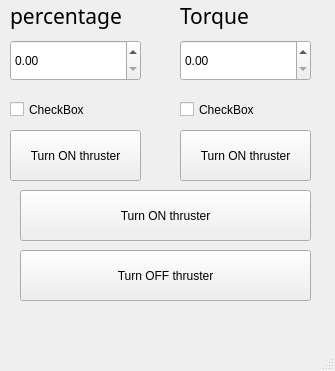
<?xml version="1.0" encoding="UTF-8"?>
<ui version="4.0">
 <class>MainWindow</class>
 <widget class="QMainWindow" name="MainWindow">
  <property name="geometry">
   <rect>
    <x>0</x>
    <y>0</y>
    <width>335</width>
    <height>371</height>
   </rect>
  </property>
  <property name="windowTitle">
   <string>MainWindow</string>
  </property>
  <widget class="QWidget" name="centralwidget">
   <widget class="QDoubleSpinBox" name="thruster_percentage_spinbox">
    <property name="geometry">
     <rect>
      <x>10</x>
      <y>40</y>
      <width>131</width>
      <height>41</height>
     </rect>
    </property>
   </widget>
   <widget class="QDoubleSpinBox" name="thruster_torque_spinbox">
    <property name="geometry">
     <rect>
      <x>180</x>
      <y>40</y>
      <width>131</width>
      <height>41</height>
     </rect>
    </property>
   </widget>
   <widget class="QLabel" name="label">
    <property name="geometry">
     <rect>
      <x>10</x>
      <y>0</y>
      <width>131</width>
      <height>31</height>
     </rect>
    </property>
    <property name="font">
     <font>
      <family>Agency FB</family>
      <pointsize>16</pointsize>
     </font>
    </property>
    <property name="text">
     <string>percentage</string>
    </property>
   </widget>
   <widget class="QLabel" name="label_2">
    <property name="geometry">
     <rect>
      <x>180</x>
      <y>0</y>
      <width>131</width>
      <height>31</height>
     </rect>
    </property>
    <property name="font">
     <font>
      <family>Agency FB</family>
      <pointsize>16</pointsize>
     </font>
    </property>
    <property name="text">
     <string>Torque</string>
    </property>
   </widget>
   <widget class="QCheckBox" name="percentage_checkBox">
    <property name="geometry">
     <rect>
      <x>10</x>
      <y>100</y>
      <width>96</width>
      <height>19</height>
     </rect>
    </property>
    <property name="text">
     <string>CheckBox</string>
    </property>
   </widget>
   <widget class="QCheckBox" name="torque_checkBox">
    <property name="geometry">
     <rect>
      <x>180</x>
      <y>100</y>
      <width>96</width>
      <height>19</height>
     </rect>
    </property>
    <property name="text">
     <string>CheckBox</string>
    </property>
   </widget>
   <widget class="QPushButton" name="button_on">
    <property name="geometry">
     <rect>
      <x>20</x>
      <y>190</y>
      <width>291</width>
      <height>51</height>
     </rect>
    </property>
    <property name="text">
     <string>Turn ON thruster</string>
    </property>
   </widget>
   <widget class="QPushButton" name="button_off">
    <property name="geometry">
     <rect>
      <x>20</x>
      <y>250</y>
      <width>291</width>
      <height>51</height>
     </rect>
    </property>
    <property name="text">
     <string>Turn OFF thruster</string>
    </property>
   </widget>
   <widget class="QPushButton" name="percentage_btn">
    <property name="geometry">
     <rect>
      <x>10</x>
      <y>130</y>
      <width>131</width>
      <height>51</height>
     </rect>
    </property>
    <property name="text">
     <string>Turn ON thruster</string>
    </property>
   </widget>
   <widget class="QPushButton" name="torque_btn">
    <property name="geometry">
     <rect>
      <x>180</x>
      <y>130</y>
      <width>131</width>
      <height>51</height>
     </rect>
    </property>
    <property name="text">
     <string>Turn ON thruster</string>
    </property>
   </widget>
  </widget>
  <widget class="QMenuBar" name="menubar">
   <property name="geometry">
    <rect>
     <x>0</x>
     <y>0</y>
     <width>335</width>
     <height>26</height>
    </rect>
   </property>
  </widget>
  <widget class="QStatusBar" name="statusbar"/>
 </widget>
 <resources/>
 <connections/>
</ui>
